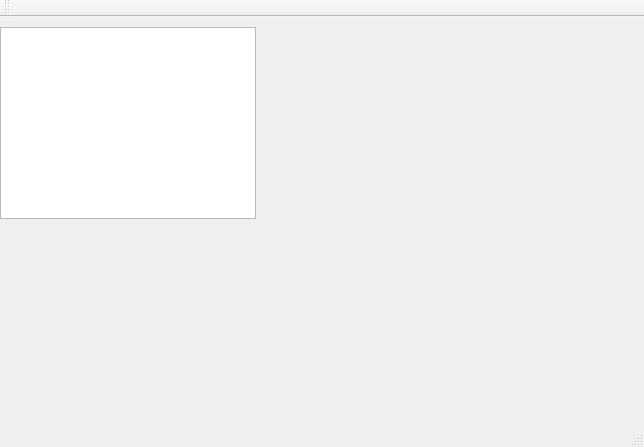
<?xml version="1.0" encoding="UTF-8"?>
<ui version="4.0">
 <class>IMGProClass</class>
 <widget class="QMainWindow" name="IMGProClass">
  <property name="geometry">
   <rect>
    <x>0</x>
    <y>0</y>
    <width>644</width>
    <height>447</height>
   </rect>
  </property>
  <property name="windowTitle">
   <string>测试</string>
  </property>
  <widget class="QWidget" name="centralWidget">
   <widget class="QTreeView" name="treeView">
    <property name="geometry">
     <rect>
      <x>0</x>
      <y>10</y>
      <width>256</width>
      <height>192</height>
     </rect>
    </property>
   </widget>
  </widget>
  <widget class="QMenuBar" name="menuBar">
   <property name="geometry">
    <rect>
     <x>0</x>
     <y>0</y>
     <width>644</width>
     <height>26</height>
    </rect>
   </property>
  </widget>
  <widget class="QToolBar" name="mainToolBar">
   <attribute name="toolBarArea">
    <enum>TopToolBarArea</enum>
   </attribute>
   <attribute name="toolBarBreak">
    <bool>false</bool>
   </attribute>
  </widget>
  <widget class="QStatusBar" name="statusBar"/>
 </widget>
 <layoutdefault spacing="6" margin="11"/>
 <resources>
  <include location="IMGPro.qrc"/>
 </resources>
 <connections/>
</ui>
